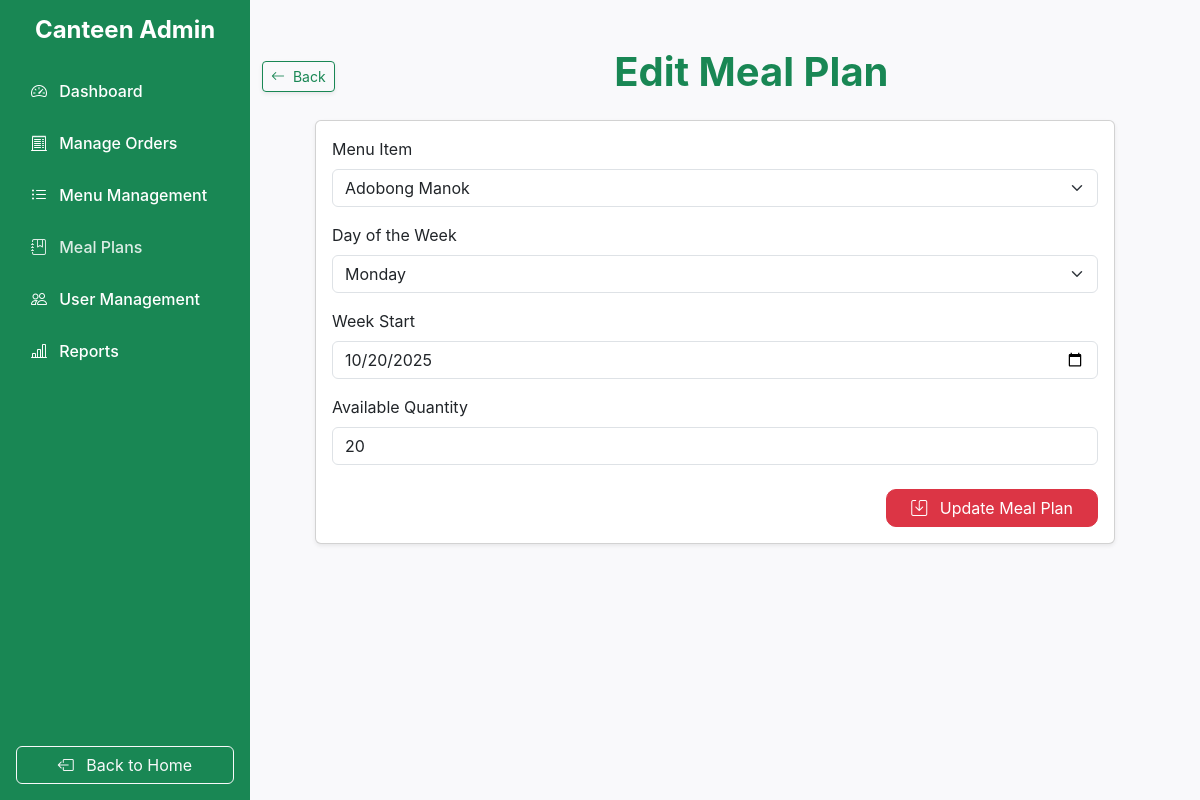
The app's page /pages/admin-pages/edit_meal_plan.php?id=4 (signed in) with its own data.
### tables this page shows
CREATE TABLE IF NOT EXISTS `meal_plans` (
  `plan_id` INT NOT NULL AUTO_INCREMENT,
  `item_id` INT NOT NULL,
  `day_of_week` ENUM('Monday', 'Tuesday', 'Wednesday', 'Thursday', 'Friday') NOT NULL,
  `week_start` DATE NOT NULL,
  `available_qty` INT NULL DEFAULT '0',
  `status` ENUM('available', 'unavailable') NULL DEFAULT 'available',
  PRIMARY KEY (`plan_id`),
  INDEX `item_id` (`item_id` ASC),
  CONSTRAINT `meal_plans_ibfk_1`
    FOREIGN KEY (`item_id`)
    REFERENCES `menu_items` (`item_id`)
    ON DELETE CASCADE
    ON UPDATE CASCADE);

### pages/admin-pages/edit_meal_plan.php (the view, shortened to what this page needs)
<?php
    include('../../includes/sidebar.php');
?>
<main class="admin-content container my-5 fullHeight d-flex flex-column align-items-center justify-content-start">
    <?php
        include('../../config/db.php');
        if (isset($_GET['id'])) {
            $planId = intval($_GET['id']);
            $stmt = $conn->prepare("SELECT * FROM meal_plans WHERE plan_id = ?");
            $stmt->bind_param("i", $planId);
            $stmt->execute();
            $result = $stmt->get_result();
            if ($result->num_rows > 0) {
                $mealPlan = $result->fetch_assoc();
            } else {
                echo "<div class='alert alert-danger'>Meal plan not found.</div>";
                exit();
            }
        } else {
            echo "<div class='alert alert-danger'>Invalid request.</div>";
            exit();
        }
        $sql = "SELECT item_id, item_name FROM menu_items WHERE status = 'active' ORDER BY item_name ASC";
        $result = $conn->query($sql);
        $menuItems = [];
        if ($result->num_rows > 0) {
            while($row = $result->fetch_assoc()) {
                $menuItems[] = $row;
            }
        }
    ?>
    <div class="d-flex justify-content-between align-items-center w-100 mb-3">
        <div class="d-flex align-items-center gap-2">
            <a href="manage_meal_plans.php" class="btn btn-outline-success btn-sm shadow-sm">
                <i class="bi bi-arrow-left me-1"></i> Back
            </a>
        </div>
        <h1 class="text-center flex-grow-1 fw-bold text-success">Edit Meal Plan</h1>
    </div>
    <div class="card shadow-sm w-100" style="max-width: 800px;">
        <div class="card-body">
            <form class="needs-validation" id="editMealPlanForm" method="POST" novalidate>
                <div class="mb-3">
                    <label for="item_id" class="form-label">Menu Item</label>
                    <select class="form-select" id="item_id" name="item_id" required>
                        <?php foreach ($menuItems as $item): ?>
                            <option value="<?php echo htmlspecialchars($item['item_id']); ?>" <?php if ($item['item_id'] == $mealPlan['item_id']) echo 'selected'; ?>>
                                <?php echo htmlspecialchars($item['item_name']); ?>
                            </option>
                        <?php endforeach; ?>
                    </select>
                </div>
                <div class="mb-3">
                    <label for="day_of_week" class="form-label">Day of the Week</label>
                    <select class="form-select" id="day_of_week" name="day_of_week" required>
                        <option value="Monday" <?php if ($mealPlan['day_of_week'] === 'Monday') echo 'selected'; ?>>Monday</option>
                    </select>
                </div>
                <div class="mb-3">
                    <label for="week_start" class="form-label">Week Start</label>
                    <input type="date" class="form-control" id="week_start" name="week_start" value="<?php echo htmlspecialchars($mealPlan['week_start']); ?>" required>
                </div>
                <div class="mb-3">
                    <label for="available_qty" class="form-label">Available Quantity</label>
                    <input type="number" class="form-control" id="available_qty" name="available_qty" value="<?php echo htmlspecialchars($mealPlan['available_qty']); ?>" required min="1">
                </div>
                <div class="text-end mt-4">
                    <button type="submit" class="btn btn-danger px-4">
                        <i class="bi bi-save me-2"></i> Update Meal Plan
                    </button>
                </div>
            </form>
        </div>
    </div>
</main>
<?php include('../../includes/closing.php'); ?>

### assets/css/admin.css (style rules this page uses)
.fullHeight { min-height: 85vh; }
.btn-danger { border-radius: 10px; }
body { margin: 0; font-family: "Inter", sans-serif; background-color: #f9f9fb; }
.admin-content { margin-left: 250px; margin-right: 20px; width: calc(100% - 250px); }

### records on screen
meal_plans: day_of_week "Monday", week_start "10/20/2025", available_qty "20"

### other values on screen
form field item_id "Adobong Manok"
